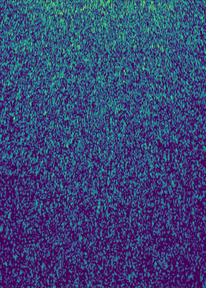
#> input picture DATA/1D TFM Data/Cu Pure 10MHz 16022026 Filtered/Cu_70_1_1_filtered_TFM.png, 206 x 288 px, shrunk from 500 x 700 before the run, found by its file name
$ python 2D_Fourier_descriptor.py
#> lines starting #> are read from the running program, lines starting #| are printed output that depends on the picture; after the words box and inside, x2 and y2 are one past the last pixel; in counts of white or black regions, pixels touching at a corner belong together
import numpy as np
import matplotlib.pyplot as plt
from pathlib import Path
import napari
from scipy import ndimage as ndi
import imageio.v3 as iio


def load_image_any(path):
    """
    Load either:
    - a NumPy array file (.npy, .npz)
    - an image file (.png, .tif, .tiff, .jpg, etc.)

    Then ensure the result is a 2D grayscale float32 image.
    """
    path = Path(path)
    suffix = path.suffix.lower()

    if suffix == ".npy":
        img = np.load(path)

    elif suffix == ".npz":
        data = np.load(path)
        if len(data.files) == 0:
            raise ValueError(f"No arrays found in {path}")
        img = data[data.files[0]]

    else:
        img = iio.imread(path)

    img = np.asarray(img)

    # Already grayscale
    if img.ndim == 2:
        return img.astype(np.float32)

    # RGB or RGBA -> grayscale
    if img.ndim == 3:
        if img.shape[2] >= 3:
            rgb = img[..., :3].astype(np.float32)
            gray = 0.2989 * rgb[..., 0] + 0.5870 * rgb[..., 1] + 0.1140 * rgb[..., 2]
            return gray.astype(np.float32)

    raise ValueError(f"Unsupported image shape for grayscale conversion: {img.shape}")

def normalize_image_01(img):
    """
    Normalize a 2D image to the range [0,1].
    """
    v = img.astype(np.float32)
    v_min = np.min(v)
    v_max = np.max(v)

    if v_max == v_min:
        return np.zeros_like(v)

    return (v - v_min) / (v_max - v_min)


def apply_binary_cutoff(img, threshold, use_abs=True, min_size=0, fill_holes=False):
    """
    Convert grayscale 2D image to binary 0/1 image.
    """
    v = np.abs(img) if use_abs else img
    v_bin = (v >= threshold)

    if fill_holes:
        v_bin = ndi.binary_fill_holes(v_bin)

    if min_size > 0:
        labels, num = ndi.label(v_bin)
        if num > 0:
            counts = np.bincount(labels.ravel())
            keep = counts >= min_size
            keep[0] = False
            v_bin = keep[labels]

    sparsity = (np.count_nonzero(~v_bin) / v_bin.size) * 100.0
    return v_bin.astype(np.uint8), sparsity


# ==========================================
# 2. COMPONENT EXTRACTION
# ==========================================

def extract_components_2d(img_bin, min_size=20):
    """
    Find connected regions of 1s in a binary 2D image.
    Returns a list of dicts, one per component.
    """
    structure = np.ones((3, 3), dtype=np.uint8)  # 8-connectivity
    labels, num = ndi.label(img_bin, structure=structure)

    components = []

    if num == 0:
        return components

    objs = ndi.find_objects(labels)

    for label_id, slc in enumerate(objs, start=1):
        if slc is None:
            continue

        comp_mask = (labels[slc] == label_id)
        size = int(np.count_nonzero(comp_mask))

        if size < min_size:
            continue

        coords_local = np.argwhere(comp_mask)
        y0, x0 = slc[0].start, slc[1].start
        coords_global = coords_local + np.array([y0, x0])

        centroid = coords_global.mean(axis=0)  # [y, x]

        components.append({
            "label": label_id,
            "slice": slc,
            "mask_local": comp_mask,
            "coords_global": coords_global,
            "centroid": centroid,
            "size": size,
        })

    return components


def extract_boundary_pixels(mask):
    """
    Extract boundary pixels from a binary 2D component mask.
    Boundary = mask - eroded(mask)
    """
    if np.count_nonzero(mask) == 0:
        return np.zeros_like(mask, dtype=bool)

    eroded = ndi.binary_erosion(mask, structure=np.ones((3, 3), dtype=bool))
    boundary = mask & (~eroded)
    return boundary

# ==========================================
# 3. CROP MIDDLE THIRD
# ==========================================
def crop_middle_third_x(img):
    """
    Keep only the middle third of the image along x.
    For a 2D image shaped (y, x), remove the left third and right third.
    """
    if img.ndim != 2:
        raise ValueError(f"crop_middle_third_x expects a 2D image, got shape {img.shape}")

    h, w = img.shape
    x1 = w // 3
    x2 = (2 * w) // 3
    return img[:, x1:x2]


# ==========================================
# 3. BINARY STITCHED IMAGE
# ==========================================
def make_binary_for_display(img, threshold, use_abs=True, min_size=0, fill_holes=False):
    """
    Convenience wrapper for making a binary display image.
    """
    img_bin, _ = apply_binary_cutoff(
        img,
        threshold=threshold,
        use_abs=use_abs,
        min_size=min_size,
        fill_holes=fill_holes
    )
    return img_bin
# ==========================================
# 3. FOURIER BOUNDARY DESCRIPTOR
# ==========================================

def radial_fourier_descriptor_from_boundary_2d(component, n_bins=32, fourier_terms=8, eps=1e-10):
    """
    Build a Fourier descriptor from the 2D boundary radial-distance signal.

    Steps:
    - get boundary pixels
    - compute centroid-to-boundary distances
    - normalize distances by max distance
    - histogram those normalized distances
    - FFT the histogram
    - keep the first `fourier_terms` magnitudes
    - L2 normalize descriptor
    """
    mask_local = component["mask_local"]
    boundary = extract_boundary_pixels(mask_local)

    boundary_coords_local = np.argwhere(boundary)
    if boundary_coords_local.shape[0] == 0:
        return None, None

    slc = component["slice"]
    offset = np.array([slc[0].start, slc[1].start])
    boundary_coords_global = boundary_coords_local + offset

    centroid = component["centroid"]

    dists = np.linalg.norm(boundary_coords_global - centroid[None, :], axis=1)

    dmax = np.max(dists)
    if dmax < eps:
        return None, None

    dists_norm = dists / dmax

    radial_hist, _ = np.histogram(dists_norm, bins=n_bins, range=(0.0, 1.0))
    radial_hist = radial_hist.astype(np.float32)

    if np.sum(radial_hist) == 0:
        return None, None

    F = np.fft.fft(radial_hist)
    mag = np.abs(F).astype(np.float32)

    k = min(fourier_terms, mag.shape[0])
    desc = mag[:k].copy()

    if desc.shape[0] > 0:
        desc[0] *= 0.25

    norm = np.linalg.norm(desc)
    if norm < eps:
        return None, None

    desc /= norm

    meta = {
        "centroid": centroid,
        "size": component["size"],
        "bbox": component["slice"],
        "boundary_count": int(boundary_coords_global.shape[0]),
    }

    return desc, meta


def cosine_similarity(a, b, eps=1e-10):
    return float(np.dot(a, b) / ((np.linalg.norm(a) * np.linalg.norm(b)) + eps))


# ==========================================
# 4. DESCRIBE ALL COMPONENTS
# ==========================================

def describe_components_fourier_2d(img_bin, min_size=20, n_bins=32, fourier_terms=8):
    """
    Find all connected components and compute one Fourier descriptor per component.
    """
    components = extract_components_2d(img_bin, min_size=min_size)

    described = []
    for comp in components:
        desc, meta = radial_fourier_descriptor_from_boundary_2d(
            comp,
            n_bins=n_bins,
            fourier_terms=fourier_terms
        )
        if desc is None:
            continue

        described.append({
            "component": comp,
            "descriptor": desc,
            "meta": meta,
        })

    return described


# ==========================================
# 5. MATCH COMPONENTS WITH Y CONSTRAINT
# ==========================================

def match_components_x_only_2d(descs1, descs2, y_tolerance=10.0, min_similarity=0.7):
    """
    Match components between two 2D images assuming motion is only in x.

    Conditions:
    - y centroids must be close
    - descriptor similarity must be high enough
    """
    matches = []

    for i, a in enumerate(descs1):
        cy1, cx1 = a["meta"]["centroid"]

        best = None
        best_score = -np.inf

        for j, b in enumerate(descs2):
            cy2, cx2 = b["meta"]["centroid"]

            y_dist = abs(cy1 - cy2)
            if y_dist > y_tolerance:
                continue

            sim = cosine_similarity(a["descriptor"], b["descriptor"])
            if sim < min_similarity:
                continue

            s1 = a["meta"]["size"]
            s2 = b["meta"]["size"]
            size_ratio = min(s1, s2) / max(s1, s2)

            score = sim * size_ratio

            if score > best_score:
                best_score = score
                best = {
                    "idx1": i,
                    "idx2": j,
                    "sim": sim,
                    "score": score,
                    "y_dist": y_dist,
                    "shift_x": float(cx1 - cx2),
                    "centroid1": a["meta"]["centroid"],
                    "centroid2": b["meta"]["centroid"],
                    "size1": s1,
                    "size2": s2,
                }

        if best is not None:
            matches.append(best)

    return matches


# ==========================================
# 6. ESTIMATE FINAL X SHIFT
# ==========================================

def estimate_shift_from_matches(matches, rounding="nearest"):
    """
    Estimate one final x-shift from all component matches.
    """
    if not matches:
        raise ValueError("No valid component matches found.")

    shifts = np.array([m["shift_x"] for m in matches], dtype=np.float32)
    weights = np.array([m["score"] for m in matches], dtype=np.float32)

    if rounding == "nearest":
        shifts_rounded = np.round(shifts).astype(int)
    else:
        shifts_rounded = np.floor(shifts + 0.5).astype(int)

    unique_shifts = np.unique(shifts_rounded)
    vote_scores = {}

    for s in unique_shifts:
        vote_scores[int(s)] = float(np.sum(weights[shifts_rounded == s]))

    final_shift = max(vote_scores, key=vote_scores.get)

    return final_shift, vote_scores


# ==========================================
# 7. MAIN PIPELINE
# ==========================================

def run_component_boundary_stitcher_2d(
    img1,
    img2,
    binary_threshold=0.57,
    use_abs=True,
    min_size=20,
    fill_holes=False,
    descriptor_bins=32,
    fourier_terms=8,
    y_tolerance=10.0,
    min_similarity=0.7,
    verbose=True
):
    """
    Full 2D pipeline:
    1. threshold to binary
    2. find connected regions
    3. make one Fourier boundary descriptor per region
    4. match regions using y proximity + descriptor similarity
    5. estimate x shift
    """
    i1_bin, s1 = apply_binary_cutoff(
        img1,
        threshold=binary_threshold,
        use_abs=use_abs,
        min_size=min_size,
        fill_holes=fill_holes
    )
    i2_bin, s2 = apply_binary_cutoff(
        img2,
        threshold=binary_threshold,
        use_abs=use_abs,
        min_size=min_size,
        fill_holes=fill_holes
    )

    if verbose:
        print(f"[Binary cutoff] threshold={binary_threshold}")
        print(f" -> Img1 Sparsity: {s1:.1f}%")
        print(f" -> Img2 Sparsity: {s2:.1f}%")

    descs1 = describe_components_fourier_2d(
        i1_bin,
        min_size=min_size,
        n_bins=descriptor_bins,
        fourier_terms=fourier_terms
    )
    descs2 = describe_components_fourier_2d(
        i2_bin,
        min_size=min_size,
        n_bins=descriptor_bins,
        fourier_terms=fourier_terms
    )

    if verbose:
        print(f"[Components] Img1: {len(descs1)} descriptors")
        print(f"[Components] Img2: {len(descs2)} descriptors")
        print(f"[Descriptor settings] bins={descriptor_bins}, fourier_terms={fourier_terms}")

    matches = match_components_x_only_2d(
        descs1,
        descs2,
        y_tolerance=y_tolerance,
        min_similarity=min_similarity
    )

    if verbose:
        print(f"[Matches] {len(matches)} candidate matches")

    final_shift, vote_scores = estimate_shift_from_matches(matches)

    if verbose:
        print(f"\n[Result] Estimated x shift: {final_shift} pixels")

    return final_shift, i1_bin, i2_bin, descs1, descs2, matches, vote_scores


# ==========================================
# 8. OPTIONAL PLOT
# ==========================================

def plot_vote_scores(vote_scores):
    shifts = np.array(sorted(vote_scores.keys()))
    vals = np.array([vote_scores[s] for s in shifts])

    plt.figure(figsize=(10, 4))
    plt.plot(shifts, vals, marker="o")
    plt.xlabel("Estimated x shift (pixels)")
    plt.ylabel("Weighted vote score")
    plt.title("Component Match Voting for X Shift (2D)")
    plt.grid(True, alpha=0.3)
    plt.tight_layout()
    plt.show()


# ==========================================
# 9. STITCH TWO 2D IMAGES
# ==========================================

def stitch_2d_images(img1, img2, shift_x):
    """
    Stitch img2 onto img1 using a shift along x.
    """
    shift = int(round(shift_x))
    h1, w1 = img1.shape
    h2, w2 = img2.shape

    i1_start, i2_start = (abs(shift), 0) if shift < 0 else (0, shift)
    total_w = max(i1_start + w1, i2_start + w2)

    stitched = np.zeros((max(h1, h2), total_w), dtype=np.float32)
    stitched[:h1, i1_start:i1_start + w1] = img1

    inter_s = max(i1_start, i2_start)
    inter_e = min(i1_start + w1, i2_start + w2)

    if inter_e > inter_s:
        overlap = inter_e - inter_s
        ramp = np.linspace(0, 1, overlap, dtype=np.float32)[None, :]
        if shift < 0:
            ramp = 1.0 - ramp

        stitched[:h1, inter_s:inter_e] = (
            img1[:, inter_s - i1_start:inter_e - i1_start] * (1.0 - ramp) +
            img2[:, inter_s - i2_start:inter_e - i2_start] * ramp
        )

    if i2_start < inter_s:
        stitched[:h2, i2_start:inter_s] = img2[:, :inter_s - i2_start]

    if i2_start + w2 > inter_e:
        stitched[:h2, inter_e:i2_start + w2] = img2[:, inter_e - i2_start:w2]

    return stitched


# ==========================================
# 10. EXECUTION
# ==========================================

if __name__ == "__main__":
    print(Path.cwd())
    IN_DIR = Path.cwd() / "DATA" / "1D TFM Data" / "Cu Pure 10MHz 16022026 Filtered"

    # Settings
    binary_threshold = 0.4
    use_abs = True
    min_size = 20
    fill_holes = False
    descriptor_bins = 32
    fourier_terms = 8
    y_tolerance = 10.0
    min_similarity = 0.7

    try:
        img1_raw = load_image_any(IN_DIR / "Cu_70_1_1_filtered_TFM.png")
#> in load_image_any, img is the input picture: shape (288, 206, 4); mean R, G, B, A 57.7, 69.3, 119.3, 255
        img2_raw = load_image_any(IN_DIR / "Cu_70_2_1_filtered_TFM.png")
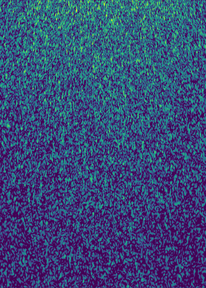
#> input picture DATA/1D TFM Data/Cu Pure 10MHz 16022026 Filtered/Cu_70_2_1_filtered_TFM.png, 206 x 288 px, shrunk from 500 x 700 before the run, found by its file name
#> in load_image_any, img is the input picture: shape (288, 206, 4); mean R, G, B, A 56.8, 74.5, 120.6, 255
#> in load_image_any (call 2), `gray = 0.2989 * rgb[..., 0] + 0.5870 * rgb[..., 1] + 0.1140 * rgb[...,..`:
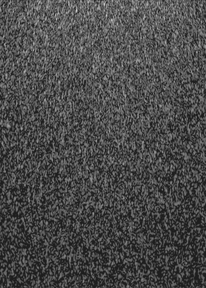
#> gray: shape (288, 206) float32; min 28.76, max 211.2, mean 74.4

        img1_raw = normalize_image_01(img1_raw)
#> in normalize_image_01, `v_min = np.min(v)`: v_min = 28.76
#> in normalize_image_01, `v_max = np.max(v)`: v_max = 180.8
#> in normalize_image_01, `return (v - v_min) / (v_max - v_min)`:
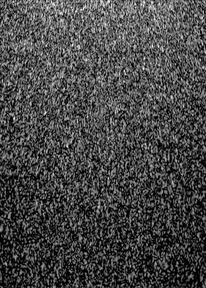
#> returned value: shape (288, 206) float32; min 0, max 1, mean 0.281
        img2_raw = normalize_image_01(img2_raw)

        print("Img1 shape:", img1_raw.shape, "dtype:", img1_raw.dtype)
#| Img1 shape: (288, 206) dtype: float32
        print("Img2 shape:", img2_raw.shape, "dtype:", img2_raw.dtype)
#| Img2 shape: (288, 206) dtype: float32

    except FileNotFoundError:
        print("Data not found.")
        raise SystemExit

    # ------------------------------------------
    # CROP TO MIDDLE THIRD IN X
    # ------------------------------------------
    img1_crop = crop_middle_third_x(img1_raw)
    img2_crop = crop_middle_third_x(img2_raw)

    # Binary versions for display
    i1_crop_bin = make_binary_for_display(
        img1_crop,
        threshold=binary_threshold,
        use_abs=use_abs,
        min_size=min_size,
        fill_holes=fill_holes
    )
#> in apply_binary_cutoff, `labels, num = ndi.label(v_bin)`: num = 927
#> in apply_binary_cutoff, `counts = np.bincount(labels.ravel())`: counts = 928 values, max 13975 at index 0, min 1 at index 5, mean 21.41
#> in apply_binary_cutoff, `v_bin = keep[labels]`:
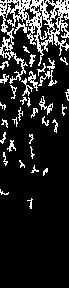
#> v_bin: shape (288, 69) bool; 15.3% white in thin lines or dots, all inside (x1, y1, x2, y2) = (0, 0, 69, 209)
#> in apply_binary_cutoff, `sparsity = (np.count_nonzero(~v_bin) / v_bin.size) * 100.0`: sparsity = 84.7
    i2_crop_bin = make_binary_for_display(
        img2_crop,
        threshold=binary_threshold,
        use_abs=use_abs,
        min_size=min_size,
        fill_holes=fill_holes
    )

    print("Img1 cropped binary foreground:", np.count_nonzero(i1_crop_bin), "out of", i1_crop_bin.size)
#| Img1 cropped binary foreground: 3040 out of 19872
    print("Img2 cropped binary foreground:", np.count_nonzero(i2_crop_bin), "out of", i2_crop_bin.size)
#| Img2 cropped binary foreground: 964 out of 19872
    print("Img1 cropped binary unique values:", np.unique(i1_crop_bin))
#| Img1 cropped binary unique values: [0 1]
    print("Img2 cropped binary unique values:", np.unique(i2_crop_bin))
#| Img2 cropped binary unique values: [0 1]

    # ------------------------------------------
    # STITCH USING CROPPED IMAGES
    # ------------------------------------------
    stitch_shift_cropped, _, _, descs1_crop, descs2_crop, matches_crop, vote_scores_crop = run_component_boundary_stitcher_2d(
        img1_crop,
        img2_crop,
        binary_threshold=binary_threshold,
        use_abs=use_abs,
        min_size=min_size,
        fill_holes=fill_holes,
        descriptor_bins=descriptor_bins,
        fourier_terms=fourier_terms,
        y_tolerance=y_tolerance,
        min_similarity=min_similarity,
        verbose=True
    )
#> in run_component_boundary_stitcher_2d, `i2_bin, s2 = apply_binary_cutoff( img2, threshold=binary_threshold, us..`: s2 = 95.15
#|  -> Img1 Sparsity: 84.7%
#|  -> Img2 Sparsity: 95.1%
#> in extract_components_2d, `labels, num = ndi.label(img_bin, structure=structure)`: num = 35
#> in extract_components_2d, `objs = ndi.find_objects(labels)`: objs = 35 items
#> the loop in extract_components_2d, `for label_id, slc in enumerate(objs, start=1):` made 35 passes
#> (size, y0, x0, centroid) on passes 1 to 8: (1860, 0, 0, [26.28, 34.1]), (59, 23, 14, [27.78, 20.76]), (20, 46, 23, [49, 25.55]), (42, 54, 29, [59.48, 31.48]), (23, 57, 60, [60.13, 63.61]), (42, 58, 47, [64.24, 50.93]), (34, 61, 0, [64.53, 4.03]), (32, 63, 37, [68.94, 41.31])
#> the loop in describe_components_fourier_2d, `for comp in components:` made 35 passes
#> (offset in radial_fourier_descriptor_from_boundary_2d, centroid in radial_fourier_descriptor_from_boundary_2d, dmax in radial_fourier_descriptor_from_boundary_2d, desc, norm in radial_fourier_descriptor_from_boundary_2d) on passes 1 to 4: ([0, 0], [26.28, 34.1], 61.63, [0.409, 0.879, 0.178, 0.0883, 0.115, 0.0151, 0.0394, 0.0701], 1074.5), ([23, 14], [27.78, 20.76], 8.54, [0.406, 0.774, 0.192, 0.205, 0.114, 0.105, 0.223, 0.289], 33.24), ([46, 23], [49, 25.55], 4.57, [0.374, 0.339, 0.161, 0.2, 0.305, 0.244, 0.462, 0.56], 13.38), ([54, 29], [59.48, 31.48], 6.69, [0.374, 0.366, 0.154, 0.163, 0.0574, 0.103, 0.34, 0.739], 26.04)
#> pass 1, in extract_boundary_pixels, `boundary = mask & (~eroded)`:
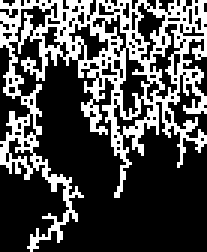
#> boundary: shape (84, 69) bool (shown 3 times larger); 30.4% white in thin lines or dots
#> call 2 of extract_components_2d, with min_size = 20
#> in extract_components_2d (call 2), `labels, num = ndi.label(img_bin, structure=structure)`:
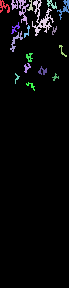
#> labels: shape (288, 69) int32; 18 distinct labels, from 0 to 17; one colour per label, 0 black
#> in extract_components_2d (call 2), `labels, num = ndi.label(img_bin, structure=structure)`: num = 17
#> in extract_components_2d (call 2), `objs = ndi.find_objects(labels)`: objs = 17 items
#> the loop in extract_components_2d (call 2), `for label_id, slc in enumerate(objs, start=1):` made 17 passes
#> (size, y0, x0, centroid) on passes 1 to 8: (60, 0, 0, [6.3, 3.9]), (146, 0, 11, [8.39, 20.34]), (30, 0, 27, [6.07, 30.17]), (245, 0, 32, [18.36, 41.32]), (44, 0, 47, [4, 51.3]), (77, 0, 57, [7.91, 63.94]), (36, 22, 11, [27.97, 14.97]), (29, 25, 24, [31.48, 26.72])
#> the loop in describe_components_fourier_2d (call 2), `for comp in components:` made 17 passes
#> (offset in radial_fourier_descriptor_from_boundary_2d, centroid in radial_fourier_descriptor_from_boundary_2d, dmax in radial_fourier_descriptor_from_boundary_2d, desc, norm in radial_fourier_descriptor_from_boundary_2d) on passes 1 to 4: ([0, 0], [6.3, 3.9], 7.41, [0.554, 0.533, 0.149, 0.173, 0.0632, 0.286, 0.29, 0.432], 27.1), ([0, 11], [8.39, 20.34], 16.61, [0.442, 0.838, 0.0289, 0.146, 0.147, 0.129, 0.181, 0.0949], 78.58), ([0, 27], [6.07, 30.17], 6.18, [0.415, 0.239, 0.124, 0.0878, 0.213, 0.176, 0.754, 0.32], 16.85), ([0, 32], [18.36, 41.32], 19.11, [0.536, 0.774, 0.105, 0.285, 0.0944, 0.0701, 0.0728, 0.0454], 106.4)
#| [Components] Img1: 35 descriptors
#| [Components] Img2: 17 descriptors
#> the loop in match_components_x_only_2d, `for i, a in enumerate(descs1):` made 35 passes
#| [Matches] 14 candidate matches
#> the loop in estimate_shift_from_matches, `for s in unique_shifts:` made 14 passes
#> s on passes 1 to 8: -38, -36, -23, -17, -10, -7, -4, 2
#| [Result] Estimated x shift: 9 pixels

    stitched_cropped = stitch_2d_images(img1_crop, img2_crop, stitch_shift_cropped)

    plot_vote_scores(vote_scores_crop)
#> in plot_vote_scores, `plt.show()`:
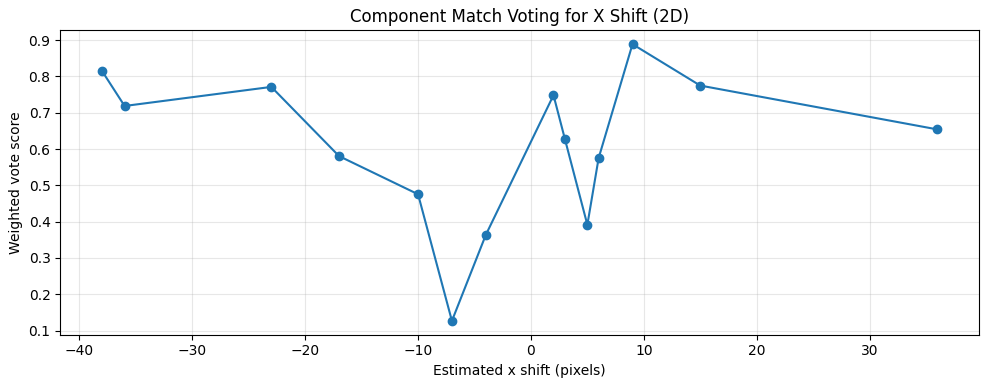
#> figure drawn by matplotlib, 1 panel; curve peaks at x = 9, y = 0.889

    # ------------------------------------------
    # SHOW ONLY CROPPED INPUTS + CROPPED STITCH
    # ------------------------------------------
    # ------------------------------------------
# SHOW CROPPED INPUTS + CROPPED STITCH
# ------------------------------------------

viewer = napari.Viewer(title="2D Fourier Descriptor Stitcher (Cropped)")

# Img1 raw
viewer.add_image(
    img1_crop,
    name="Img 1 Cropped (Raw)",
    colormap="gray"
)

# Img1 binary
viewer.add_image(
    i1_crop_bin.astype(np.float32),
    name="Img 1 Cropped (Binary)",
    colormap="yellow",
    contrast_limits=[0, 1],
    opacity=1.0
)

# Img2 raw shifted
viewer.add_image(
    img2_crop,
    name=f"Img 2 Cropped (Raw, shifted {stitch_shift_cropped}px)",
    colormap="magenta",
    blending="additive",
    translate=(0, stitch_shift_cropped)
)

# Img2 binary shifted
viewer.add_image(
    i2_crop_bin.astype(np.float32),
    name=f"Img 2 Cropped (Binary, shifted {stitch_shift_cropped}px)",
    colormap="green",
    contrast_limits=[0, 1],
    opacity=1.0,
    translate=(0, stitch_shift_cropped)
)

# Stitched result
viewer.add_image(
    stitched_cropped,
    name=f"Stitched Cropped ({stitch_shift_cropped}px)",
    colormap="viridis"
)

napari.run()
